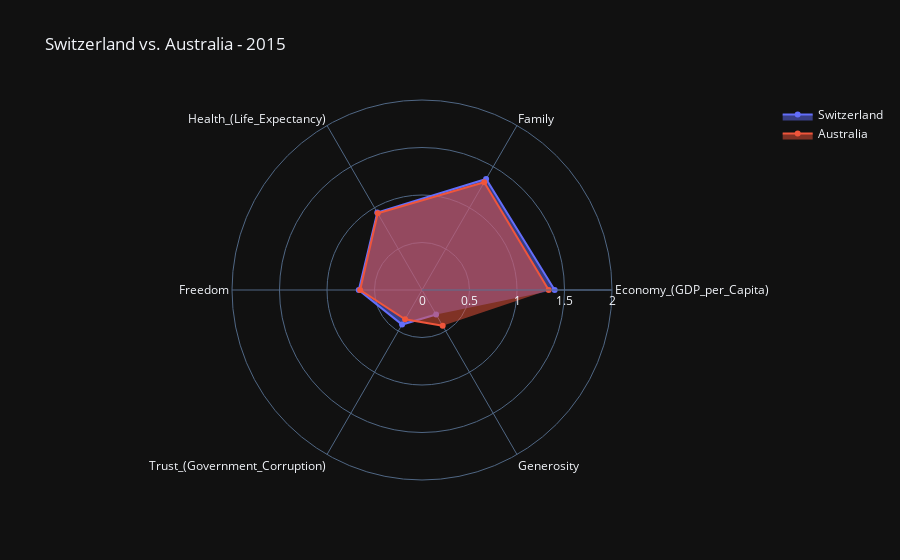

Write notebook code for a chart like this one.
### Code cell
fig = go.Figure()
   
fig.add_trace(go.Scatterpolar(
    #plotting top country data for 2015
          r=top_data[2015][3:-1],
          theta=categories,
          fill='toself',
          name=f'{country_name[2015]}'
    ))
fig.add_trace(go.Scatterpolar(
    #plotting autrlaia data for 2015
          r=aus_data[2015][0][3:-1],
          theta=categories,
          fill='toself',
          name='Australia'
    ))

fig.update_layout(
      polar=dict(
        radialaxis=dict(
          visible=True,
          
          range=[0, 2]
        )),
       title=f"{country_name[2015]} vs. Australia - 2015",
      showlegend=True
    )

fig.show()

### Figure 1 — Plotly figure (JSON) as saved in the notebook; plotly's stock layout.template omitted (floating-point values rounded to 4 significant figures)
{"data": [{"fill": "toself", "name": "Switzerland", "r": [1.397, 1.35, 0.9414, 0.6656, 0.4198, 0.2968], "theta": ["Economy_(GDP_per_Capita)", "Family", "Health_(Life_Expectancy)", "Freedom", "Trust_(Government_Corruption)", "Generosity"], "type": "scatterpolar"}, {"fill": "toself", "name": "Australia", "r": [1.334, 1.309, 0.9316, 0.6512, 0.3564, 0.4356], "theta": ["Economy_(GDP_per_Capita)", "Family", "Health_(Life_Expectancy)", "Freedom", "Trust_(Government_Corruption)", "Generosity"], "type": "scatterpolar"}], "layout": {"polar": {"radialaxis": {"range": [0, 2], "visible": true}}, "showlegend": true, "title": {"text": "Switzerland vs. Australia - 2015"}}}
